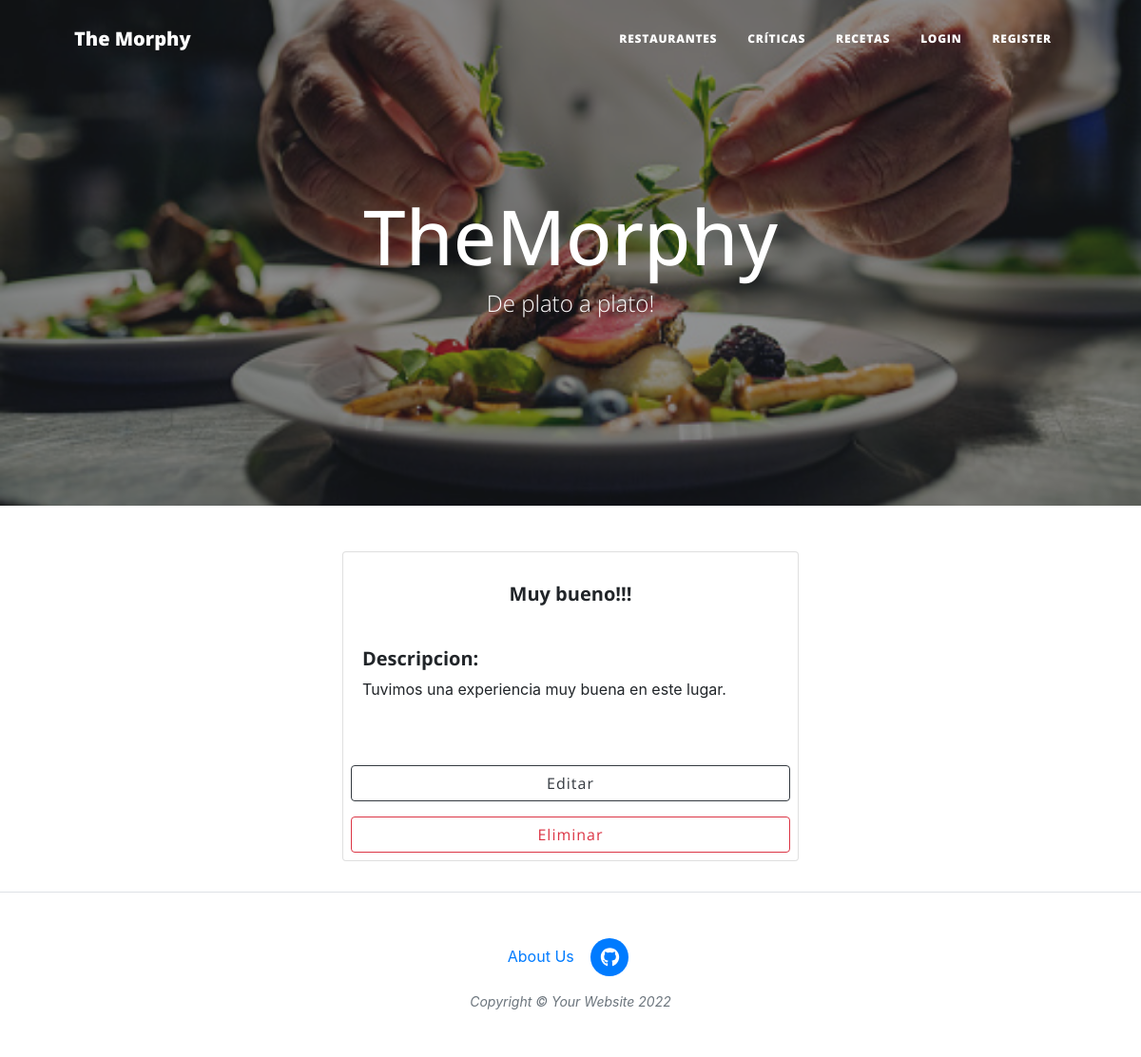
Page /criticas_detalle/3/ on the committed database.
### AppFunciones/models.py (models this page shows, shortened)
class Criticas(models.Model):
    titulo = models.CharField(max_length=100)
    descripcion = models.CharField(max_length=1000)

### AppFunciones/views.py (the view)
# urls.py: path("criticas_detalle/<int:pk>/", criticas_detalle.as_view(), name="criticas_detalle"),
class criticas_detalle(DetailView):
    model = Criticas
    template_name = 'criticas_detalle.html'

### AppFunciones/templates/criticas_detalle.html (shortened to what this page needs)
{% extends "padre.html" %}
{% load static %}
{% block contenidoQueCambia %}
<body>
    <div class="card m-2 mx-auto" style="width: 30rem;">
        <br>
        <h5 class="card-title text-center m-2"><b>{{object.titulo}}</b></h5>
        <div class="card-body">
            <p class="card-text"><h5><b>Descripcion:</b></h5> {{object.descripcion}}</p>
        </div>
        <br>
        <a class="btn btn-outline-dark m-2" href="/criticas_editar/{{object.id}}/" role="button">Editar</a>
        <a class="btn btn-outline-danger m-2" href="/criticas_eliminar/{{object.id}}/" role="button">Eliminar</a>
    </div>
    <br>
{% endblock %}

### rows in the picture
Criticas: titulo "Muy bueno!!!", descripcion "Tuvimos una experiencia muy buena en este lugar."
